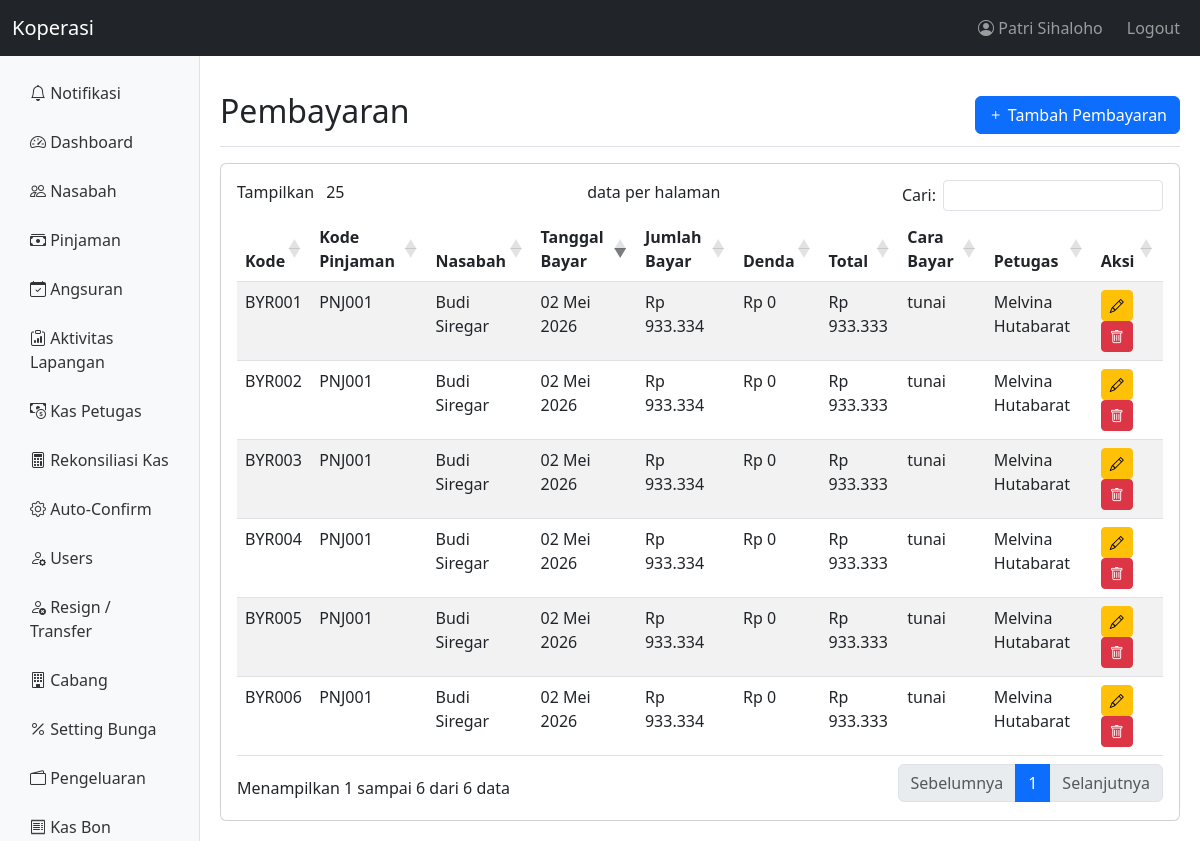
/pages/pembayaran/index.php (signed in), run on the app's committed database.
### tables this page shows
CREATE TABLE `users` (
  `id` int(11) NOT NULL AUTO_INCREMENT,
  `username` varchar(50) NOT NULL,
  `password` varchar(255) NOT NULL,
  `nama` varchar(100) NOT NULL,
  `ktp` varchar(16) DEFAULT NULL COMMENT 'NIK KTP - identitas global via db_orang',
  `email` varchar(100) DEFAULT NULL,
  `telp` varchar(20) DEFAULT NULL,
  `role` varchar(50) NOT NULL DEFAULT 'teller',
  `owner_bos_id` int(10) unsigned DEFAULT NULL,
  `cabang_id` int(11) DEFAULT NULL,
  `derived_permissions` longtext DEFAULT NULL CHECK (json_valid(`derived_permissions`)),
  `status` enum('aktif','nonaktif') NOT NULL DEFAULT 'aktif',
  `created_at` timestamp NOT NULL DEFAULT current_timestamp(),
  `updated_at` timestamp NOT NULL DEFAULT current_timestamp() ON UPDATE current_timestamp(),
  `limit_kasbon` decimal(12,0) DEFAULT 0,
  `gaji` decimal(12,0) DEFAULT 0,
  `tanggal_lahir` date DEFAULT NULL,
  `tanggal_masuk` date DEFAULT NULL,
  `db_orang_person_id` int(11) DEFAULT NULL,
  `totp_secret` varchar(64) DEFAULT NULL,
  `totp_enabled` tinyint(1) DEFAULT 0,
  `totp_verified_at` timestamp NULL DEFAULT NULL,
  `phone_2fa` varchar(20) DEFAULT NULL,
  PRIMARY KEY (`id`),
  UNIQUE KEY `username` (`username`),
  KEY `idx_owner_bos_id` (`owner_bos_id`),
  KEY `idx_db_orang_person` (`db_orang_person_id`),
  KEY `idx_users_ktp` (`ktp`),
  KEY `idx_users_cabang` (`cabang_id`),
  KEY `idx_users_owner_bos` (`owner_bos_id`),
  KEY `idx_users_role_status` (`role`,`status`),
  KEY `idx_users_id` (`id`),
  CONSTRAINT `fk_users_cabang` FOREIGN KEY (`cabang_id`) REFERENCES `cabang` (`id`) ON DELETE SET NULL ON UPDATE CASCADE,
  CONSTRAINT `fk_users_db_orang_person` FOREIGN KEY (`db_orang_person_id`) REFERENCES `db_orang`.`people` (`id`) ON DELETE SET NULL ON UPDATE CASCADE
);

CREATE TABLE `pembayaran` (
  `id` int(11) NOT NULL AUTO_INCREMENT,
  `cabang_id` int(11) DEFAULT 1,
  `pinjaman_id` int(11) NOT NULL,
  `angsuran_id` int(11) NOT NULL,
  `kode_pembayaran` varchar(20) NOT NULL,
  `jumlah_bayar` decimal(12,2) NOT NULL,
  `denda` decimal(12,2) DEFAULT 0.00,
  `total_bayar` decimal(12,2) NOT NULL,
  `tanggal_bayar` date NOT NULL,
  `cara_bayar` enum('tunai','transfer','digital') NOT NULL,
  `bukti_bayar` varchar(255) DEFAULT NULL,
  `petugas_id` int(11) NOT NULL,
  `petugas_pengganti_id` int(11) DEFAULT NULL COMMENT 'Jika pembayaran dikutip oleh petugas pengganti',
  `is_offline` tinyint(1) NOT NULL DEFAULT 0 COMMENT 'Pembayaran diinput offline (belakangan)',
  `offline_reason` varchar(255) DEFAULT NULL,
  `tanggal_kutip` date DEFAULT NULL COMMENT 'Tanggal petugas mengutip (bisa berbeda dari tanggal_bayar)',
  `keterangan` text DEFAULT NULL,
  `created_at` timestamp NOT NULL DEFAULT current_timestamp(),
  `updated_at` timestamp NOT NULL DEFAULT current_timestamp() ON UPDATE current_timestamp(),
  `denda_dibayar` decimal(12,2) NOT NULL DEFAULT 0.00 COMMENT 'Jumlah denda yang dibayar',
  `denda_waived` decimal(12,2) NOT NULL DEFAULT 0.00 COMMENT 'Jumlah denda yang di-waive',
  `total_pembayaran` decimal(12,2) NOT NULL DEFAULT 0.00 COMMENT 'Total = pokok + bunga + denda_dibayar',
  `lat` decimal(10,7) DEFAULT NULL,
  `lng` decimal(10,7) DEFAULT NULL,
  `akurasi_gps` smallint(6) DEFAULT NULL COMMENT 'meters',
  PRIMARY KEY (`id`),
  UNIQUE KEY `kode_pembayaran` (`kode_pembayaran`),
  KEY `angsuran_id` (`angsuran_id`),
  KEY `petugas_id` (`petugas_id`),
  KEY `idx_pembayaran_pinjaman` (`pinjaman_id`),
  KEY `idx_pembayaran_pinjaman_tanggal` (`pinjaman_id`,`tanggal_bayar`),
  KEY `idx_pembayaran_angsuran` (`angsuran_id`),
  KEY `idx_pembayaran_tanggal` (`tanggal_bayar`),
  KEY `idx_pembayaran_petugas` (`petugas_id`),
  CONSTRAINT `fk_pembayaran_pinjaman` FOREIGN KEY (`pinjaman_id`) REFERENCES `pinjaman` (`id`) ON DELETE NO ACTION ON UPDATE CASCADE,
  CONSTRAINT `pembayaran_ibfk_2` FOREIGN KEY (`pinjaman_id`) REFERENCES `pinjaman` (`id`),
  CONSTRAINT `pembayaran_ibfk_3` FOREIGN KEY (`angsuran_id`) REFERENCES `angsuran` (`id`),
  CONSTRAINT `pembayaran_ibfk_4` FOREIGN KEY (`petugas_id`) REFERENCES `users` (`id`)
);

CREATE TABLE `pinjaman` (
  `id` int(11) NOT NULL AUTO_INCREMENT,
  `cabang_id` int(11) DEFAULT 1,
  `frekuensi_id` int(11) DEFAULT NULL,
  `produk_pinjaman_id` int(11) DEFAULT NULL,
  `kode_pinjaman` varchar(20) NOT NULL,
  `nasabah_id` int(11) NOT NULL,
  `plafon` decimal(12,2) NOT NULL,
  `tenor` int(11) NOT NULL COMMENT 'Tenor: harian (max 100), mingguan (max 52), bulanan (max 12)',
  `bunga_per_bulan` decimal(5,2) NOT NULL,
  `total_bunga` decimal(12,2) NOT NULL,
  `total_pembayaran` decimal(12,2) NOT NULL,
  `angsuran_pokok` decimal(12,2) NOT NULL,
  `angsuran_bunga` decimal(12,2) NOT NULL,
  `angsuran_total` decimal(12,2) NOT NULL,
  `tanggal_akad` date NOT NULL,
  `tanggal_jatuh_tempo` date NOT NULL,
  `tujuan_pinjaman` text DEFAULT NULL,
  `jaminan` text DEFAULT NULL,
  `jaminan_tipe` enum('tanpa','bpkb','shm','ajb','tabungan') DEFAULT 'tanpa',
  `jaminan_nilai` decimal(12,0) DEFAULT NULL,
  `jaminan_dokumen` varchar(255) DEFAULT NULL,
  `jaminan_status` enum('aktif','dilepas','terjual','hilang') DEFAULT 'aktif',
  `status` enum('pengajuan','disetujui','aktif','lunas','ditolak','macet') NOT NULL DEFAULT 'pengajuan',
  `pinjaman_induk_id` int(11) DEFAULT NULL COMMENT 'ID pinjaman lama (jika ini adalah restrukturisasi/refinancing)',
  `is_restrukturisasi` tinyint(1) NOT NULL DEFAULT 0,
  `sisa_pokok_berjalan` decimal(12,2) DEFAULT NULL COMMENT 'Sisa pokok real-time (diupdate saat bayar)',
  `total_denda_terhutang` decimal(12,2) NOT NULL DEFAULT 0.00,
  `tanggal_lunas_awal` date DEFAULT NULL COMMENT 'Target lunas original sebelum reschedule',
  `approved_by` int(11) DEFAULT NULL COMMENT 'User yang menyetujui pinjaman',
  `approved_at` datetime DEFAULT NULL,
  `rejected_by` int(11) DEFAULT NULL,
  `rejected_at` datetime DEFAULT NULL,
  `rejection_reason` text DEFAULT NULL,
  `override_pinjaman_aktif` tinyint(1) NOT NULL DEFAULT 0 COMMENT 'Jika 1: bos/manager override larangan pinjaman ganda',
  `override_oleh` int(11) DEFAULT NULL,
  `override_alasan` text DEFAULT NULL,
  `tanggal_lunas` date DEFAULT NULL,
  `auto_confirmed` tinyint(1) DEFAULT 0,
  `auto_confirmed_at` timestamp NULL DEFAULT NULL,
  `auto_confirmed_by` int(11) DEFAULT NULL,
  `petugas_id` int(11) NOT NULL,
  `created_at` timestamp NOT NULL DEFAULT current_timestamp(),
  `updated_at` timestamp NOT NULL DEFAULT current_timestamp() ON UPDATE current_timestamp(),
  `kolektibilitas` tinyint(1) DEFAULT 1 COMMENT '1=Lancar,2=DPK,3=KurangLancar,4=Diragukan,5=Macet',
  `hari_tunggakan` int(11) DEFAULT 0,
  PRIMARY KEY (`id`),
  UNIQUE KEY `kode_pinjaman` (`kode_pinjaman`),
  KEY `petugas_id` (`petugas_id`),
  KEY `idx_pinjaman_nasabah` (`nasabah_id`),
  KEY `idx_pinjaman_cabang_status` (`status`),
  KEY `idx_pinjaman_nasabah_status` (`nasabah_id`,`status`),
  KEY `auto_confirmed_by` (`auto_confirmed_by`),
  KEY `idx_pinjaman_frekuensi_status` (`status`),
  KEY `idx_pinjaman_status` (`status`),
  KEY `idx_pinjaman_petugas` (`petugas_id`),
  KEY `idx_pinjaman_tanggal_jatuh_tempo` (`tanggal_jatuh_tempo`),
  KEY `idx_pinjaman_status_jatuh_tempo` (`status`,`tanggal_jatuh_tempo`),
  KEY `fk_pinjaman_produk` (`produk_pinjaman_id`),
  KEY `fk_pinjaman_frekuensi` (`frekuensi_id`),
  CONSTRAINT `fk_pinjaman_frekuensi` FOREIGN KEY (`frekuensi_id`) REFERENCES `ref_frekuensi_angsuran` (`id`) ON DELETE NO ACTION ON UPDATE CASCADE,
  CONSTRAINT `fk_pinjaman_nasabah` FOREIGN KEY (`nasabah_id`) REFERENCES `nasabah` (`id`) ON DELETE NO ACTION ON UPDATE CASCADE,
  CONSTRAINT `fk_pinjaman_produk` FOREIGN KEY (`produk_pinjaman_id`) REFERENCES `ref_produk_pinjaman` (`id`) ON DELETE NO ACTION ON UPDATE CASCADE,
  CONSTRAINT `pinjaman_ibfk_2` FOREIGN KEY (`nasabah_id`) REFERENCES `nasabah` (`id`),
  CONSTRAINT `pinjaman_ibfk_3` FOREIGN KEY (`petugas_id`) REFERENCES `users` (`id`),
  CONSTRAINT `pinjaman_ibfk_4` FOREIGN KEY (`auto_confirmed_by`) REFERENCES `users` (`id`) ON DELETE SET NULL
);

CREATE TABLE `nasabah` (
  `id` int(11) NOT NULL AUTO_INCREMENT,
  `cabang_id` int(11) DEFAULT 1,
  `owner_bos_id` int(10) unsigned DEFAULT NULL COMMENT 'Bos pemilik data nasabah ini',
  `kode_nasabah` varchar(20) NOT NULL,
  `nama` varchar(100) NOT NULL,
  `nama_ayah` varchar(100) DEFAULT NULL,
  `nama_ibu` varchar(100) DEFAULT NULL,
  `alamat` text DEFAULT NULL,
  `alamat_rumah` text DEFAULT NULL,
  `province_id` int(10) unsigned DEFAULT NULL,
  `regency_id` int(10) unsigned DEFAULT NULL,
  `district_id` int(10) unsigned DEFAULT NULL,
  `village_id` int(10) unsigned DEFAULT NULL,
  `hubungan_keluarga` text DEFAULT NULL,
  `ktp` varchar(16) NOT NULL,
  `telp` varchar(15) NOT NULL,
  `email` varchar(100) DEFAULT NULL,
  `jenis_usaha` varchar(50) DEFAULT NULL,
  `lokasi_pasar` varchar(100) DEFAULT NULL,
  `foto_ktp` varchar(255) DEFAULT NULL,
  `foto_selfie` varchar(255) DEFAULT NULL,
  `referensi_nasabah_id` int(11) DEFAULT NULL,
  `db_orang_user_id` int(11) DEFAULT NULL,
  `db_orang_address_id` int(11) DEFAULT NULL,
  `status` enum('aktif','nonaktif','blacklist') NOT NULL DEFAULT 'aktif',
  `blacklist_reason` text DEFAULT NULL,
  `skor_risiko_keluarga` int(11) DEFAULT 0,
  `catatan_risiko` text DEFAULT NULL,
  `skor_kredit` int(11) NOT NULL DEFAULT 100 COMMENT 'Skor kredit internal 0-100. Turun jika telat, naik jika tepat waktu',
  `platform_blacklist` tinyint(1) NOT NULL DEFAULT 0 COMMENT 'Blacklist platform-wide oleh appOwner (lintas koperasi)',
  `total_pinjaman_aktif` int(11) NOT NULL DEFAULT 0 COMMENT 'Cache: jumlah pinjaman aktif (di koperasi ini)',
  `created_at` timestamp NOT NULL DEFAULT current_timestamp(),
  `updated_at` timestamp NOT NULL DEFAULT current_timestamp() ON UPDATE current_timestamp(),
  `tanggal_meninggal` date DEFAULT NULL COMMENT 'Jika nasabah meninggal dunia',
  `penjamin_id` int(11) DEFAULT NULL COMMENT 'ID ahli waris yang menjadi penjamin pinjaman',
  PRIMARY KEY (`id`),
  UNIQUE KEY `kode_nasabah` (`kode_nasabah`),
  UNIQUE KEY `idx_nasabah_email` (`email`),
  UNIQUE KEY `uk_nasabah_ktp_koperasi` (`ktp`,`owner_bos_id`),
  KEY `idx_nasabah_ktp` (`ktp`),
  KEY `idx_referensi_nasabah` (`referensi_nasabah_id`),
  KEY `idx_nasabah_cabang_status` (`status`),
  KEY `idx_province_id` (`province_id`),
  KEY `idx_regency_id` (`regency_id`),
  KEY `idx_district_id` (`district_id`),
  KEY `idx_village_id` (`village_id`),
  KEY `idx_db_orang_user` (`db_orang_user_id`),
  KEY `idx_db_orang_address` (`db_orang_address_id`),
  KEY `idx_nasabah_cabang` (`cabang_id`),
  KEY `idx_nasabah_owner_bos` (`owner_bos_id`),
  KEY `idx_nasabah_status` (`status`),
  KEY `idx_nasabah_platform_blacklist` (`platform_blacklist`),
  CONSTRAINT `fk_nasabah_cabang` FOREIGN KEY (`cabang_id`) REFERENCES `cabang` (`id`) ON DELETE SET NULL ON UPDATE CASCADE,
  CONSTRAINT `fk_nasabah_db_orang_address` FOREIGN KEY (`db_orang_address_id`) REFERENCES `db_orang`.`addresses` (`id`) ON DELETE SET NULL ON UPDATE CASCADE,
  CONSTRAINT `fk_nasabah_db_orang_user` FOREIGN KEY (`db_orang_user_id`) REFERENCES `db_orang`.`people` (`id`) ON DELETE SET NULL ON UPDATE CASCADE,
  CONSTRAINT `fk_nasabah_referensi` FOREIGN KEY (`referensi_nasabah_id`) REFERENCES `nasabah` (`id`) ON DELETE SET NULL ON UPDATE CASCADE
);

### pages/pembayaran/index.php (the view, shortened to what the rows shown need)
<?php
require_once __DIR__ . '/../../config/path.php';
require_once BASE_PATH . '/includes/functions.php';
$pembayaran = query("SELECT p.*, n.nama as nama_nasabah, u.nama as nama_petugas, pin.kode_pinjaman
                     FROM pembayaran p
                     JOIN angsuran a ON p.angsuran_id = a.id
                     JOIN pinjaman pin ON a.pinjaman_id = pin.id
                     JOIN nasabah n ON pin.nasabah_id = n.id
                     JOIN users u ON p.petugas_id = u.id
                     ORDER BY p.tanggal_bayar DESC");
?>
<!DOCTYPE html>
<html lang="id">
<head>
    <link href="https://cdn.jsdelivr.net/npm/bootstrap@5.3.0/dist/css/bootstrap.min.css" rel="stylesheet">
    <link rel="stylesheet" href="https://cdn.jsdelivr.net/npm/bootstrap-icons@1.10.0/font/bootstrap-icons.css">
    <link rel="stylesheet" href="https://cdn.datatables.net/1.13.6/css/dataTables.bootstrap5.min.css">
    <link rel="stylesheet" href="https://cdn.jsdelivr.net/npm/select2@4.1.0-rc.0/dist/css/select2.min.css">
    <link rel="stylesheet" href="https://cdn.jsdelivr.net/npm/select2-bootstrap-5-theme@1.3.0/dist/select2-bootstrap-5-theme.min.css">
    <link rel="stylesheet" href="https://cdn.jsdelivr.net/npm/flatpickr@4.6.13/dist/flatpickr.min.css">
    <link rel="stylesheet" href="https://cdn.jsdelivr.net/npm/flatpickr@4.6.13/dist/themes/light.css">
</head>
<body>
    <div class="main-container">
        <?php require_once BASE_PATH . '/includes/sidebar.php'; ?>
        <main class="content-area">
                <div class="d-flex justify-content-between flex-wrap flex-md-nowrap align-items-center pt-3 pb-2 mb-3 border-bottom">
                    <h1 class="h2">Pembayaran</h1>
                </div>
                <div class="card">
                    <div class="card-body">
                        <div class="table-responsive">
                            <table class="table table-striped table-hover" id="pembayaranTable">
                                <thead>
                                    <tr>
                                        <th>Kode</th>
                                        <th>Kode Pinjaman</th>
                                        <th>Nasabah</th>
                                        <th>Tanggal Bayar</th>
                                        <th>Jumlah Bayar</th>
                                        <th>Denda</th>
                                        <th>Total</th>
                                        <th>Cara Bayar</th>
                                        <th>Petugas</th>
                                        <th>Aksi</th>
                                    </tr>
                                </thead>
                                <tbody>
                                    <?php foreach ($pembayaran as $p): ?>
                                    <tr>
                                        <td><?= $p['kode_pembayaran'] ?></td>
                                        <td><?= $p['kode_pinjaman'] ?></td>
                                        <td><?= $p['nama_nasabah'] ?></td>
                                        <td><?= formatDate($p['tanggal_bayar']) ?></td>
                                        <td><?= formatRupiah($p['jumlah_bayar']) ?></td>
                                        <td><?= formatRupiah($p['denda']) ?></td>
                                        <td><?= formatRupiah($p['total_bayar']) ?></td>
                                        <td><?= $p['cara_bayar'] ?></td>
                                        <td><?= $p['nama_petugas'] ?></td>
                                        <td>
                                            <a href="edit.php?id=<?= $p['id'] ?>" class="btn btn-sm btn-warning">
                                                <i class="bi bi-pencil"></i>
                                            </a>
                                            <a href="hapus.php?id=<?= $p['id'] ?>" class="btn btn-sm btn-danger" onclick="return confirm('Hapus pembayaran ini?')">
                                                <i class="bi bi-trash"></i>
                                            </a>
                                        </td>
                                    </tr>
                                    <?php endforeach; ?>
                                </tbody>
                            </table>
                        </div>
                    </div>
                </div>
            </main>
        </div>
</body>
</html>

### includes/sidebar.php (shortened to what the rows shown need)
<?php
$user = getCurrentUser();
?>
<nav class="navbar navbar-expand-lg navbar-dark bg-dark">
    <div class="container-fluid">
        <div class="navbar-nav ms-auto">
            <span class="navbar-text me-3">
                <i class="bi bi-person-circle"></i> <?php echo htmlspecialchars($user['nama']); ?>
            </span>
            <a class="nav-link" href="<?php echo baseUrl('logout.php'); ?>">Logout</a>
        </div>
    </div>
</nav>

### data on the page
users: nama "Patri Sihaloho"
pembayaran: kode_pembayaran "BYR001", pinjaman.kode_pinjaman "PNJ001", nasabah.nama "Budi Siregar", tanggal_bayar "02 Mei 2026", jumlah_bayar "Rp 933.334", denda "Rp 0", total_bayar "Rp 933.333", cara_bayar "tunai", petugas.nama "Melvina Hutabarat"
pembayaran: kode_pembayaran "BYR002", pinjaman.kode_pinjaman "PNJ001", nasabah.nama "Budi Siregar", tanggal_bayar "02 Mei 2026", jumlah_bayar "Rp 933.334", denda "Rp 0", total_bayar "Rp 933.333", cara_bayar "tunai", petugas.nama "Melvina Hutabarat"
pembayaran: kode_pembayaran "BYR003", pinjaman.kode_pinjaman "PNJ001", nasabah.nama "Budi Siregar", tanggal_bayar "02 Mei 2026", jumlah_bayar "Rp 933.334", denda "Rp 0", total_bayar "Rp 933.333", cara_bayar "tunai", petugas.nama "Melvina Hutabarat"
pembayaran: kode_pembayaran "BYR004", pinjaman.kode_pinjaman "PNJ001", nasabah.nama "Budi Siregar", tanggal_bayar "02 Mei 2026", jumlah_bayar "Rp 933.334", denda "Rp 0", total_bayar "Rp 933.333", cara_bayar "tunai", petugas.nama "Melvina Hutabarat"
pembayaran: kode_pembayaran "BYR005", pinjaman.kode_pinjaman "PNJ001", nasabah.nama "Budi Siregar", tanggal_bayar "02 Mei 2026", jumlah_bayar "Rp 933.334", denda "Rp 0", total_bayar "Rp 933.333", cara_bayar "tunai", petugas.nama "Melvina Hutabarat"
pembayaran: kode_pembayaran "BYR006", pinjaman.kode_pinjaman "PNJ001", nasabah.nama "Budi Siregar", tanggal_bayar "02 Mei 2026", jumlah_bayar "Rp 933.334", denda "Rp 0", total_bayar "Rp 933.333", cara_bayar "tunai", petugas.nama "Melvina Hutabarat"

### other printed values
APP_NAME "Koperasi"
